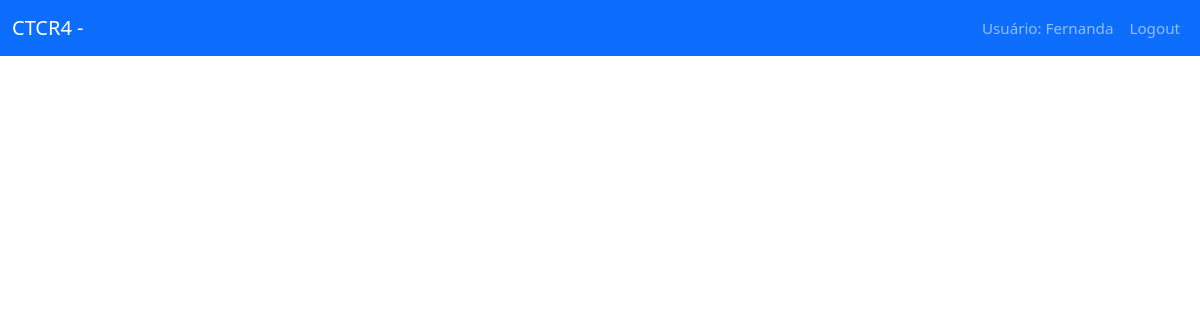
Before: /cotacao/3 (signed in) with the older database file.
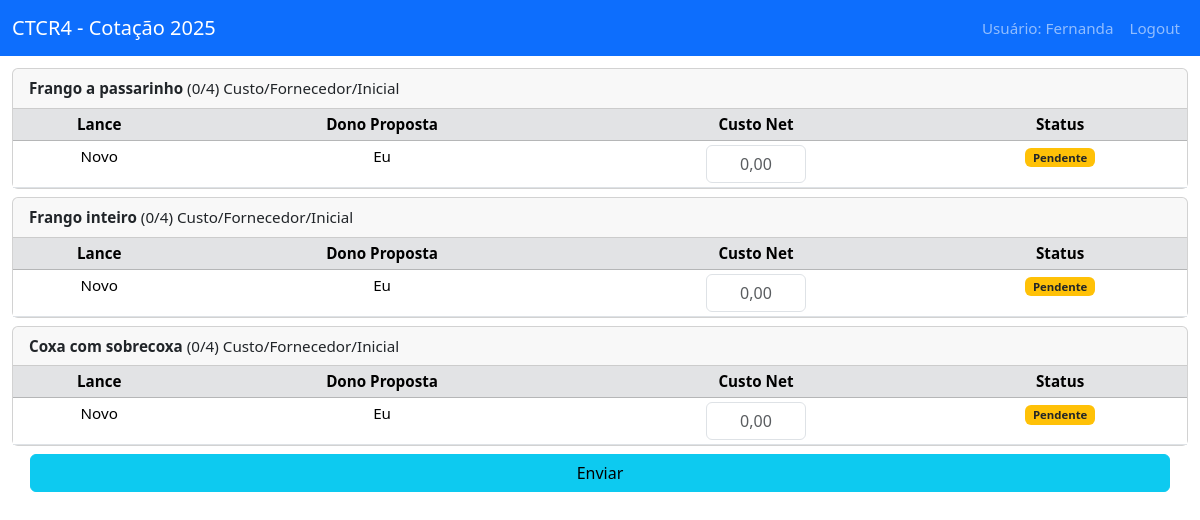
After: the same page with the newer database file.
### appCotacao/models.py (models this page shows, shortened)
class CustomUser(AbstractUser):
    nome_fornecedor = models.CharField(max_length=100, unique=True)
    contrato = models.DecimalField(default=Decimal("0.0"), max_digits=5, decimal_places=2)

class Cotacao(models.Model):
    OPCOES_STATUS =(
        (100, 'Fornecedor Não Trabalha com este produto'),
        (0, 'Custo/Fornecedor/Inicial'),
        (1, 'Custo/Carrefour'),
        (2, 'Custo/Fornecedor'),
        (50, 'Custo/Fornecedor/Aceitar|Recusar'),
        (101, 'Negociação de Custo cancelada'),
        (5, 'Aguardando Carrefour'),
        (6, 'Volume/Aguardando:Fornecedor'),
        (7, 'Volume/Aguardando:Carrefour'),
        (51, 'Volume/Fornecedor/Aceitar|Recusar'),
        (102,'Cotação Cancelada'),
        (10, 'Cotação Finalizada'),
    )
    projeto = models.ForeignKey(Projeto, on_delete=models.CASCADE)
    produto = models.ForeignKey(Produto, on_delete=models.CASCADE)
    fornecedor = models.ForeignKey(CustomUser, on_delete=models.CASCADE)
    status = models.SmallIntegerField(null=True, choices=OPCOES_STATUS, default=0)
    qtd_max_lances = models.SmallIntegerField(default=4)
    lances_old = models.ManyToManyField(Lance)
    historico_lances = models.JSONField(null=True,default=list)
    custo = models.DecimalField(default=Decimal("0.0"), max_digits=5 ,decimal_places=2)
    class Meta:
        unique_together  = [["produto", "fornecedor", "projeto"]]

class Projeto(models.Model):
    nome = models.CharField(max_length=200, unique=True)
    start = models.DateField()
    fim = models.DateField(null=True)
    fornecedores = models.ManyToManyField(CustomUser,
                                        limit_choices_to={'is_active': True,
                                                          'is_superuser': False,
                                                          "is_staff": False})
    produtos = models.ManyToManyField(Produto)

class Produto(models.Model):
    descricao = models.CharField(max_length=100, unique=True)
    def __str__(self) -> str:
        return self.descricao

### appCotacao/views.py (the view, shortened to what this page needs)
# urls.py: path('cotacao/<int:projeto_id>', views.CotacaoView.as_view(), name="cotacao"),
class CotacaoView(ListView):
    model = Cotacao
    template_name = 'appCotacao/cotacao.html'
    context_object_name = 'cotacoes'
    def get_queryset(self) -> QuerySet[Any]:
        qr = super().get_queryset()
        projeto_id = self.kwargs['projeto_id']
        if (self.request.user.is_staff):
            self.fornecedor = CustomUser.objects.get(pk=self.kwargs['fornecedor_id'])
        else:
            self.fornecedor = self.request.user
        return qr.filter(fornecedor=self.fornecedor, projeto_id=projeto_id)
    def get_context_data(self, **kwargs: Any):
        context =  super().get_context_data(**kwargs)
        ResponderCotacaoFormSet = formset_factory(FormRespostaCotacao, extra=0)
        initial_data = [{'cotacao_id': cotacao.id, 'cotacao': cotacao} for cotacao in self.get_queryset()]
        context['formset'] = ResponderCotacaoFormSet(initial=initial_data)
        context['tem_cotacao_aberta'] = any([cotacao.status in range(3) for cotacao in self.get_queryset()])
        return context

### appCotacao/templatetags/customtags.py (called while the page is built)
@register.filter
def exibir_proposta_contraproposta(status, user):
    cotando = status >= 0 and status <= 2
    primeiro_lance = status == 0
    usuario_carrefour = user.is_staff
    return cotando and (not(primeiro_lance and usuario_carrefour))

### appCotacao/templates/appCotacao/cotacao.html (shortened to what this page needs)
{% extends 'appCotacao/base.html' %}
{% load customtags %}
{% block content %}
<form method="post" id="meuFormulario">
    {% for form in formset %}
    {% with cotacao=form.cotacao %}
    <div class="card mb-2">
      <div class="card-header">
        <strong>{{cotacao.produto}}</strong>
        <span >({{cotacao.lances_old.all|length}}/{{ cotacao.qtd_max_lances }})</span>
        <span >
          {{cotacao.get_status_display}}</span>
      </div>
      <div class="card-body p-0">
        <table class="table table-sm mb-0" name="c-{{cotacao.id}}">
          <thead class="table-secondary">
            <tr>
              <th scope="col" class="text-center">Lance</th>
              <th scope="col" class="text-center">Dono Proposta</th>
              <th scope="col" class="text-center">Custo Net</th>
              <th scope="col" class="text-center">Status</th>
            </tr>
          </thead>
          <tbody>
            {%if cotacao.status|exibir_proposta_contraproposta:user %}
              <tr id="novo-lance" {%if not cotacao.status == 0%} style="display: none;" {%endif%}>
                <td class="text-center">Novo</td>
                <td class="text-center">Eu</td>
                <td class="text-center">{{form.novo_custo}}</td>
                <td class="text-center"><span class="badge bg-warning text-dark">Pendente</span></td>
              </tr>
            {%else%}
            {% comment %} manter a compatibilidade de ter uma linha {% endcomment %}
              <tr style="display: none;">
                {% if cotacao.status == 2%}<td colspan="4"> {{form.novo_custo}}</td>{%endif%}</tr>
            {% endif %}
          </tbody>
        </table>
        </div>
      </div>
    {% endwith %}
    {% endfor %}
    {% if tem_cotacao_aberta %}
    <div class="mt-2 container">
      <div class="row">
        <input class="btn btn-info pull-right" type="submit" value="Enviar" id="methodForm">
      </div>
    </div>
    {%endif%}
 </form>
 {% endblock %}

### appCotacao/templates/appCotacao/base.html (shortened to what this page needs)
<!doctype html>
{% load static %}
<html lang="pt" {% block ativarangular %}{% endblock %}>
<head>
    <link href="https://cdn.jsdelivr.net/npm/bootstrap@5.3.3/dist/css/bootstrap.min.css" rel="stylesheet"
>
    <link rel="stylesheet" href="https://cdn.jsdelivr.net/npm/bootstrap-icons@1.7.2/font/bootstrap-icons.css">
</head>
<body>
    <nav class="navbar navbar-expand-lg navbar-dark bg-primary fixed-top">
      <div class="container-fluid">
        <a class="navbar-brand" href="#">CTCR4 - {{ cotacoes.0.projeto.nome }}</a>
        <div class="collapse navbar-collapse" id="navbarSupportedContent">
          <ul class="navbar-nav ms-auto">
            <li class="nav-item">
              <span class="nav-link">
                Usuário: {{ user.first_name }}
              </span>
            </li>
            {% if user.is_authenticated %}
            <li class="nav-item">
              <a class="nav-link" href="{% url 'logout'%}">Logout</a>
            </li>
            {%endif%}
          </ul>
        </div>
      </div>
    </nav>
    <br/> </br> </br>
    <div class="container-fluid">
        {% block content %}
        {% endblock %}
    </div>
</body>
</html>

### appCotacao/templates/appCotacao/cotacao.html (style rules this page uses)
input[type=number] { -moz-appearance: textfield; }

Changed rows visible on the page:
added Cotacao: projeto.nome "Cotação 2025", produto "Frango a passarinho", lances_old.all|length "0", qtd_max_lances "4", status "Custo/Fornecedor/Inicial"
added Cotacao: produto "Frango inteiro", lances_old.all|length "0", qtd_max_lances "4", status "Custo/Fornecedor/Inicial"
added Cotacao: produto "Coxa com sobrecoxa", lances_old.all|length "0", qtd_max_lances "4", status "Custo/Fornecedor/Inicial"
Other visible differences:
form field value: (not shown) → "Enviar"
new list line: "( / ) Lance Dono Proposta Custo Net Status Novo Eu  Pendente"
